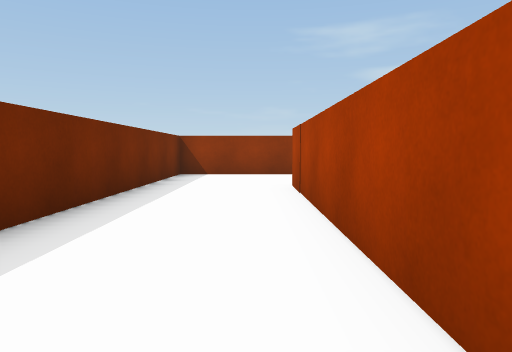
view 1 (above)

16 first-person views from a walk through a scene from a Unity 3-D project. The camera is 0.62 m above the floor, tilts 4° down and sees 70° across. The floor is counted in squares, 1 m on a side. Each view is taken from the middle of a square. On the plan, view 1 faces up. The plan holds only what a view shows up to about 10 squares ahead; the rest is blank. The player is left out.

view 2
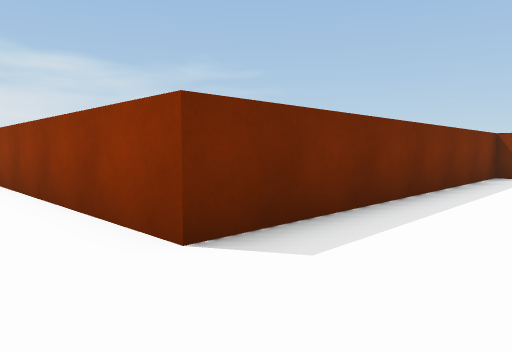

view 3
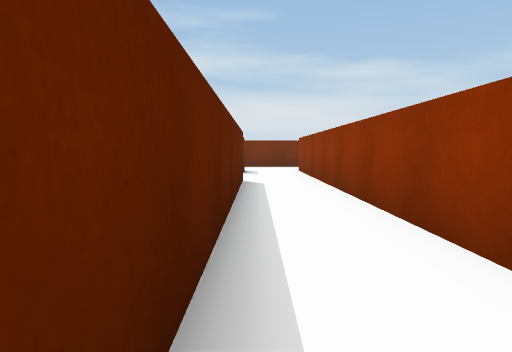

view 4
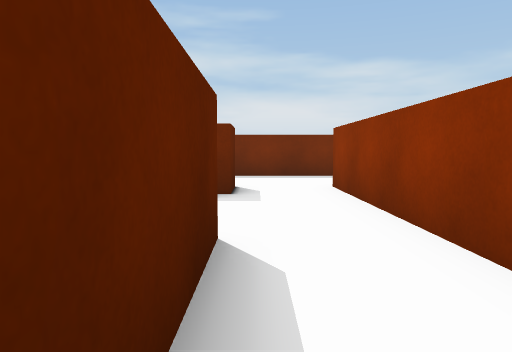

view 5
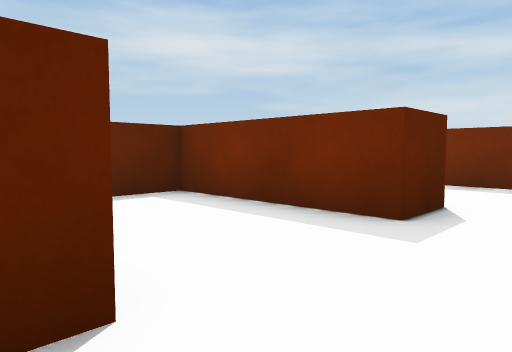

view 6
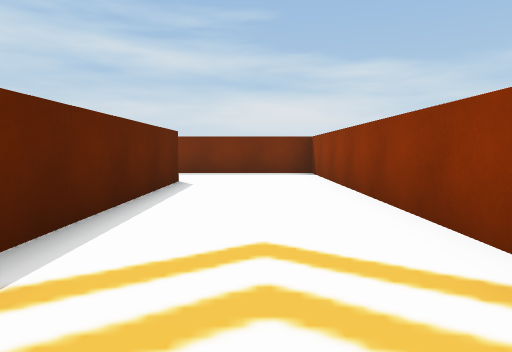

view 7
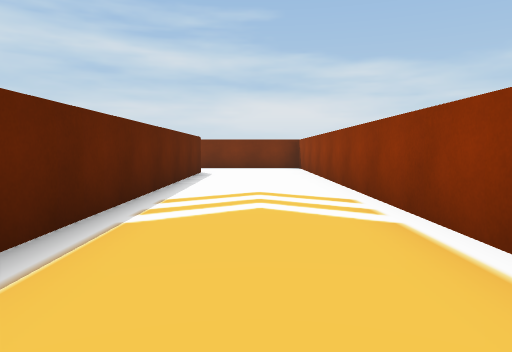

view 8
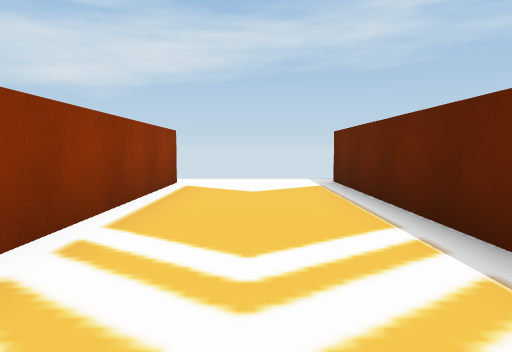

view 9
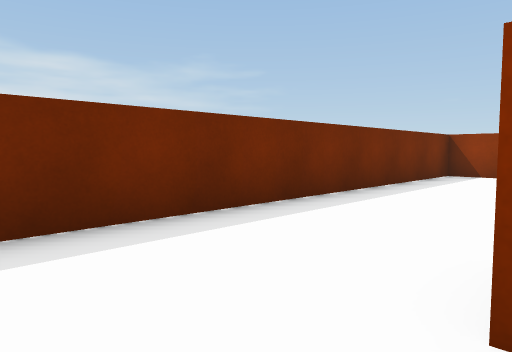

view 10
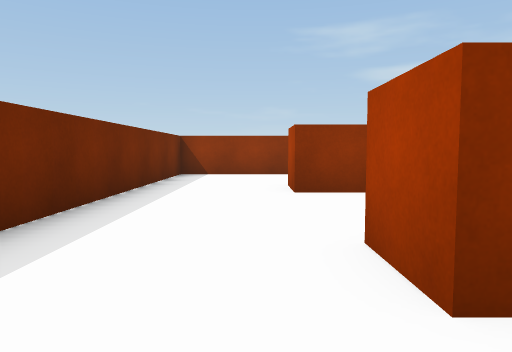

view 11
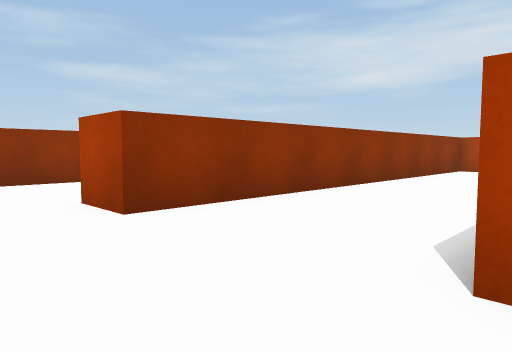

view 12
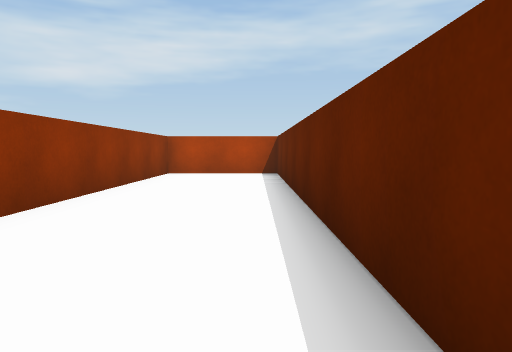

view 13
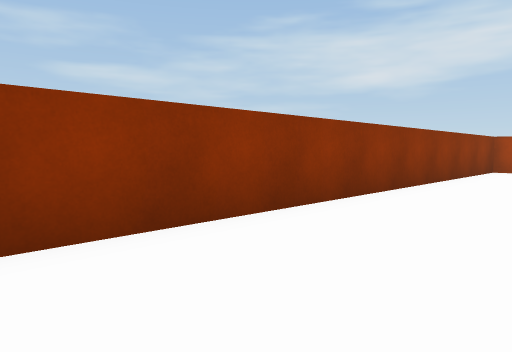

view 14
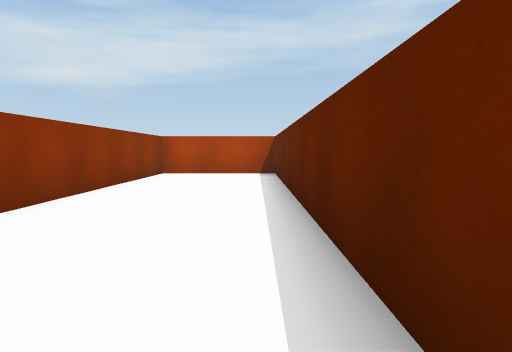

view 15
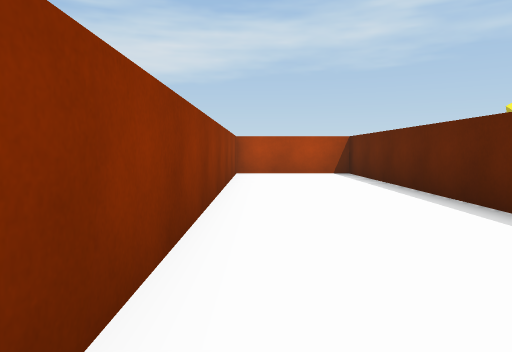

view 16
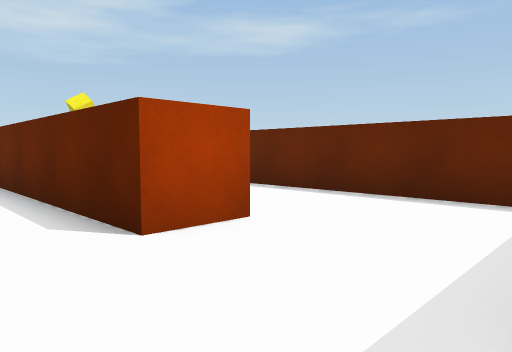

### Floor plan
Points are (right, up) in squares from view 1. A wall is a line through its corners. A room is listed if a view was taken in it or the views show most of it. See-through windows are left out.
Room 1 (views 1, 2, 3, 4, 5, 6, 7, 8, 9, 10, 16)
walls: (0.7, 0.9) (0.7, 6.5) (12.4, 6.5); (-9.6, -1.4) (-9.6, -0.3) (-2.2, -0.3); (-12.2, -3.8) (-10.5, -3.8); (12.1, 9.5) (-2, 9.5) (-2, 1.3) (-13.3, 1.3); (-16, 1.5) (-16, -1.2)
ways out: opening at (-14.5, 2) to room 2; opening at (-10, -2.5)
objects: brown block (-13, -3) to (-12, -1)
Room 2 (views 11, 12)
walls: (-12.2, 2.4) (-3.4, 2.4); (-13.3, 1.3) (-13.3, 2.5); (-16, 5.5) (-16, 1.5); (-3.1, 2.4) (-3.1, 5.4) (-13.3, 5.4)
ways out: opening at (-14.5, 2) to room 1; opening at (-14.5, 6) to room 3
Room 3 (views 13, 14, 15)
walls: (-12.4, 6.5) (-3.1, 6.5) (-3.1, 9.5) (-16, 9.5) (-16, 5.5); (-13.3, 5.4) (-13.3, 6.5)
ways out: opening at (-14.5, 6) to room 2

Positions as (right, up) in squares from view 1, and headings:
1: (0, 0), facing up
2: (0, 0), facing up-left
3: (-2, 0), facing left
4: (-7, 0), facing left
5: (-9, 1), facing down-left
6: (8, 8), facing left
7: (11, 8), facing left
8: (5, 8), facing right
9: (-13, 0), facing up-left
10: (-14, 0), facing up
11: (-15, 2), facing up-right
12: (-13, 3), facing right
13: (-15, 7), facing up-right
14: (-13, 7), facing right
15: (-13, 9), facing right
16: (-12, 1), facing down-right
